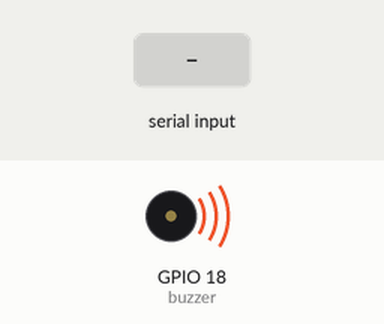
This program was run on a simulated Raspberry Pi (BCM pin numbers). Shown: buzzer (waves = sounding). The inputs (shaded band) are chosen by the test bench. What the program prints to the terminal is not drawn.

Above: at 1.2 s.
1.3 s: "1" typed at the terminal, then Enter
At 1.75 s:
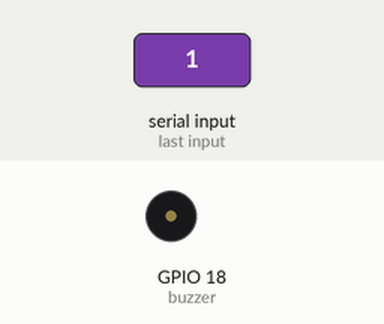
Timing chart, 0 to 10.3 s (numbered marks = the images above; inputs shaded):
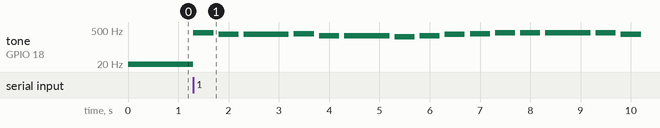

The program:

buzzer11.py
```python
import RPi.GPIO as GPIO
import time
buzzer =18
freq=[523,587,659,698,784,880,988,1047]
freq2=[1047,1175,1319,1397,1568,1760,1976,2093]
GPIO.setmode(GPIO.BCM)
GPIO.setup(buzzer,GPIO.OUT)


pwm=GPIO.PWM(buzzer,1.0)
pwm.start(10.0)
def delay():
    pwm.stop()
    time.sleep(0.1)
    pwm.start(10.0)
def do1(sec):
    pwm.ChangeFrequency(262)
    time.sleep(sec)
    delay()
def do2(sec):
    pwm.ChangeFrequency(523)
    time.sleep(sec)
    delay()
def do3(sec):
    pwm.ChangeFrequency(1047)
    time.sleep(sec)
    delay()
def re1(sec):
    pwm.ChangeFrequency(294)
    time.sleep(sec)
    delay()
def re2(sec):
    pwm.ChangeFrequency(587)
    time.sleep(sec)
    delay()
def re3(sec):
    pwm.ChangeFrequency(1175)
    time.sleep(sec)
    delay()
def mi1(sec):
    pwm.ChangeFrequency(330)
    time.sleep(sec)
    delay()
def mi2(sec):
    pwm.ChangeFrequency(659)
    time.sleep(sec)
    delay()
def mi3(sec):
    pwm.ChangeFrequency(1319)
    time.sleep(sec)
    delay()
def fa1(sec):
    pwm.ChangeFrequency(349)
    time.sleep(sec)
    delay()
def fa2(sec):
    pwm.ChangeFrequency(699)
    time.sleep(sec)
    delay()
def fa3(sec):
    pwm.ChangeFrequency(1397)
    time.sleep(sec)
    delay()
def sol1(sec):
    pwm.ChangeFrequency(392)
    time.sleep(sec)
    delay()
def sol2(sec):
    pwm.ChangeFrequency(784)
    time.sleep(sec)
    delay()
def sol3(sec):
    pwm.ChangeFrequency(1568)
    time.sleep(sec)
    delay()
def ra1(sec):
    pwm.ChangeFrequency(440)
    time.sleep(sec)
    delay()
def ra2(sec):
    pwm.ChangeFrequency(880)
    time.sleep(sec)
    delay()
def ra3(sec):
    pwm.ChangeFrequency(1760)
    time.sleep(sec)
    delay()
def si1(sec):
    pwm.ChangeFrequency(494)
    time.sleep(sec)
    delay()
def si2(sec):
    pwm.ChangeFrequency(988)
    time.sleep(sec)
    delay()
def si3(sec):
    pwm.ChangeFrequency(1976)
    time.sleep(sec)
    delay()


#1/4
a=0.4
b=0.9
input("아무키나 누르시오")
sol1(a)
mi1(a)
mi1(b)
fa1(a)
re1(a)
re1(b)
do1(a)
re1(a)
mi1(a)
fa1(a)
sol1(a)
sol1(a)
sol1(b)
sol1(a)
mi1(a)
mi1(a)
mi1(a)
fa1(a)
re1(a)
re1(b)
do1(a)
mi1(a)
sol1(a)
sol1(a)
mi1(a)
mi1(a)
mi1(b)
re1(a)
re1(a)
re1(a)
re1(a)
re1(a)
re1(a)
fa1(b)
mi1(a)
mi1(a)
mi1(a)
mi1(a)
mi1(a)
fa1(a)
sol1(b)
sol1(a)
mi1(a)
mi1(a)
fa1(a)
re1(a)
re1(b)
do1(a)
mi1(a)
sol1(a)
sol1(a)
mi1(a)
mi1(a)
mi1(b)


pwm.stop()
GPIO.cleanup()
```

Measured:
- after the input at 1.3 s, tone on GPIO 18 (buzzer): plays 392 Hz for 0.40 s, 330 Hz for 0.40 s, 330 Hz for 0.90 s, 349 Hz for 0.40 s, 294 Hz for 0.40 s, 294 Hz for 0.90 s … (15 notes in this stretch), starting at once
